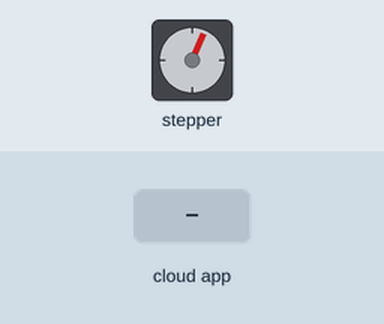
A sketch run on a simulated ESP32-S3. Shown: stepper motor. The inputs (shaded band) are chosen by the test bench. WiFi joins after 1.5 s; servers stay silent unless stated; the ROS host is connected and sends only what is stated; stepper angles assume 2048 steps per turn; what the sketch prints to the serial monitor is not drawn.

Above: at 2.7 s.
2.8 s: the phone or cloud app sets motor_speed to 45
At 3.15 s:
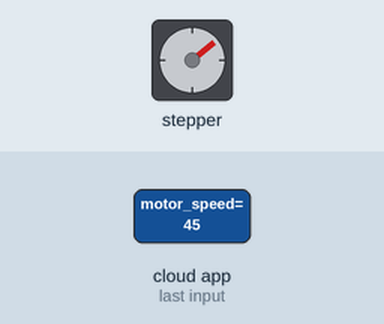
5.8 s: the phone or cloud app sets motor_speed to 0
At 5.8 s:
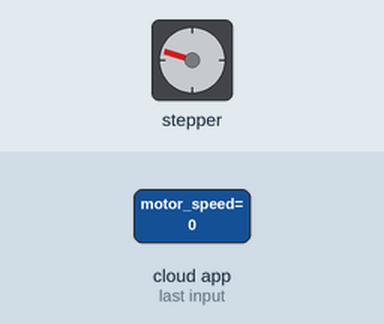
7.3 s: the phone or cloud app sets motor_speed to 90
At 7.75 s:
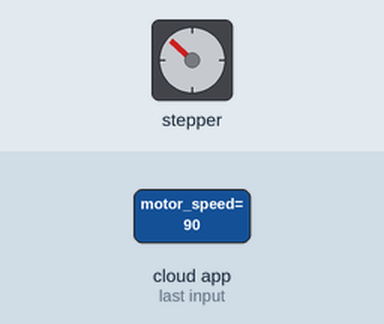
Timing chart, 0 to 22.3 s (numbered marks = the images above; inputs shaded):
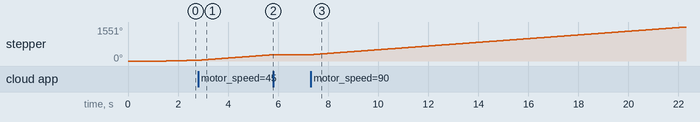

Measured:
- after the input at 5.8 s, stepper: stops changing and stays 287°
- after the input at 7.3 s, stepper: keeps turning clockwise at about 84°/s, starting at once

The sketch:

motor_ros.ino
```cpp
// Installing libraries: AccelStepper (Mike McCauley) and Rosserial Arduino Library (Michael Ferguson)
// 0.) Open Arduino IDE
// 1.) Go to Sketch → Include Library → Manage Libraries…
// 2.) In the Library Manager search box, type AccelStepper or Rosserial Arduino Library
// 3.) Click Install
// 4.) Once installed, restart the IDE and compile.

// Board:
// Adafruit Feather ESP32-S3 2MB PSRAM

#include <AccelStepper.h>
#include "WiFi.h"
#include <ros.h>
#include <std_msgs/Int16.h>

#define ROSSERIAL_ARDUINO_TCP

const char *ssid = "";
const char *password = "";

// Ip of your ROS machine
IPAddress server(192, 168, 1, 12);

int motorPin9 = 9;   // Driver: IN1
int motorPin10 = 10; // Driver: IN2
int motorPin11 = 11; // Driver: IN3
int motorPin12 = 12; // Driver: IN4

AccelStepper stepper(AccelStepper::FULL4WIRE, motorPin9, motorPin11, motorPin10, motorPin12);  // Note: order is NOT 9, 10, 11, 12

ros::NodeHandle nh; // the node
std_msgs::Int16 int_msg; // the type of message that will be received

void message_callback( const std_msgs::Int16& motor_speed){
  // Motor speed should be in RPM
  Serial.println("Received message: " + String(motor_speed.data));
  stepper.setSpeed(rpm_to_steps_per_sec(motor_speed.data));
}
ros::Subscriber<std_msgs::Int16> sub("motor_speed", &message_callback ); // topic to listen on


float rpm_to_steps_per_sec(const float rpm) {
  float stepsPerRev = 2048;  // WPI401 in full-step
  float stepsPerSec = rpm * stepsPerRev / 60.0;
  return stepsPerSec;
}

void setup() {
  Serial.begin(115200);
  Serial.println();
  Serial.print("Connecting to ");
  Serial.println(ssid);

  // Connect to WiFi
  WiFi.begin(ssid, password);
  while (WiFi.status() != WL_CONNECTED) // -> wifi delay -> a must -> other wise it will restart continuously↪
  {
    delay(500);
    Serial.print(".");
  }
  Serial.println("WiFi connected - IP address: ");
  Serial.println(WiFi.localIP());

  // Setup connection to ROS machine (server)
  nh.getHardware()->setConnection(server, 11512);
  nh.initNode();
  nh.subscribe(sub);

  stepper.setMaxSpeed(rpm_to_steps_per_sec(15));    // max RPM
  stepper.setSpeed(rpm_to_steps_per_sec(5));        // start speed
}

void loop() {
  nh.spinOnce(); // Required, otherwise topic not detected by ROS !
  stepper.runSpeed();  // moves one step at the current speed
}
```
